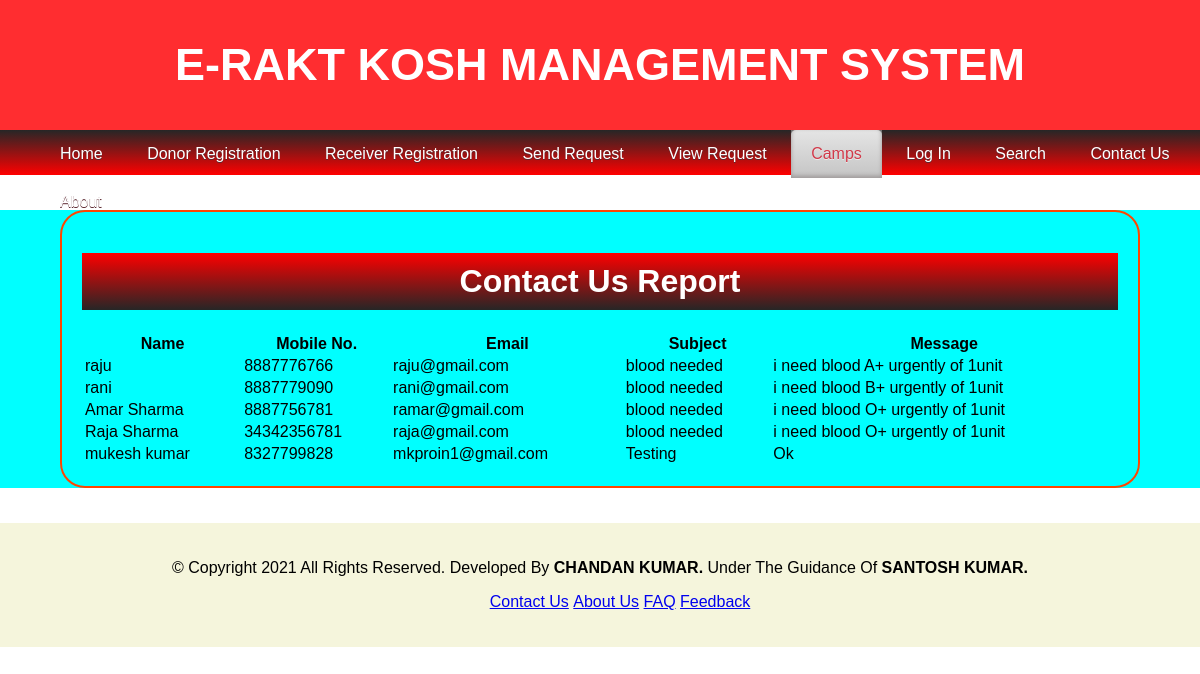
The app's page /phpreport/contactus_report.php with its own data.
### tables this page shows
CREATE TABLE `contact_us` (
  `name` varchar(50) DEFAULT NULL,
  `mobile` varchar(50) DEFAULT NULL,
  `email` varchar(50) DEFAULT NULL,
  `subject` varchar(50) DEFAULT NULL,
  `message` varchar(100) DEFAULT NULL
);

### phpreport/contactus_report.php (the view, shortened to what this page needs)
<?php
    $conn=mysqli_connect('localhost',"root","","blood_bank");
?>
<?php
    $query = "SELECT * FROM `contact_us`";
    $result = mysqli_query($conn, $query);
?>
<!DOCTYPE htmml>
<html>
	<head>
		<link rel="stylesheet" type="text/css" href="css/style.css">
	</head>
	<body>
		<div>
			<div style="width: 100%; height: 130px; background-color: #FF2D30;">
				<p style="color: white; text-align: center; font-size: 45px; line-height: 130px; font-weight: bold">E-RAKT KOSH MANAGEMENT SYSTEM
</p>
			</div>
			<div style="width: 100%; height: 45px; background-image: linear-gradient(#262626, red)">
				<ul class="nav">
					<li><a href="home.php">Home</a></li>
					<li><a href="donor_registration.php">Donor Registration</a></li>
					<li><a href="receiver_registration.php">Receiver Registration</a></li>
					<li><a href="send_request.php">send Request</a></li>
					<li><a href="view_request.php">View Request</a></li>
					<li class="active"><a href="camps.php">Camps</a></li>
					<li><a href="login.php">log In</a></li>
					<li><a href="search.php">Search</a></li>
					<li><a href="contactus.php">Contact Us</a></li>
					<li><a href="about.php">About</a></li>
				</ul>
			</div>
			<center style="background-color: aqua;">
				<div style="width: 90%; border: 2px solid orangered; margin-top: 35px; margin-bottom: 35px; padding: 20px; border-radius: 25px; ">
					<h1 style="background-image: linear-gradient(red, #262626); color: white; padding: 10px">Contact Us Report</h1>
					<table style="width: 100%">
						<th>Name</th>
						<th>Mobile No.</th>
						<th>Email</th>
						<th>Subject</th>
						<th>Message</th>
						<?php
				while($row= mysqli_fetch_array($result))
				{
			?>
			<tr>
				<td><?php echo $row["name"];?></td>
				<td><?php echo $row["mobile"];?></td>
				<td><?php echo $row["email"];?></td>
				<td><?php echo $row["subject"];?></td>
				<td><?php echo $row["message"];?></td>
			</tr>
			<?php
				}
				?>
					</table>
				</div>
			</center>
			<div style="width: 100%; background-color: beige; padding-top: 20px; padding-bottom: 20px;">
				<center>
					<p>&copy; Copyright 2021 All Rights Reserved. Developed By <strong>CHANDAN KUMAR.</strong> Under The Guidance Of <strong>SANTOSH KUMAR.</strong></p>
					<ul style="list-style: none;">
						<li><a href="contactus.php">Contact Us</a></li>
						<li><a href="about.php">About Us</a></li>
						<li><a href="faq.php">FAQ</a></li>
						<li><a href="feedback.php">Feedback</a></li>
					</ul>
				</center>
			</div>
		</div>
	</body>
</html>

### css/style.css (style rules this page uses)
* { box-sizing:border-box; }
body { font-family: open-sans; margin:0; }
.active,.dot:hover { background-color: #717171; }
body { font-family: Verdana,sans-serif; margin:0; }

### phpreport/contactus_report.php (style rules this page uses)
body { margin: 0; padding: 0; font-family: sans-serif; }
.nav { margin: 0; }
.nav li { display:inline-block; }
.nav li a { display:block; text-decoration:none; color:#ffffff; padding:15px 20px;0 font-size: 1em; text-transform: capitalize; text-shadow: 0 1px 0 #5C2830; }
.nav li.active a { text-shadow: 0 1px 0 #EBEBEB; color:#D13949; background: #E5E5E5; background: -moz-linear-gradient(top, #E5E5E5 0%, #C4C4C4 100%); background: -webkit-gradient(linear, left top, left bottom, color-stop(0%,#E5E5E5), color-stop(100%,#C4C4C4)); filter: progid:DXImageTransform.Microsoft.gradient( startColorstr='#E5E5E5', endColorstr='#C4C4C4',GradientType=0 ); -moz-border-radius:5px 5px 0 0; -webkit-border-radius:5px 5px 0 0; border-radius:5px 5px 0 0; box-shadow: inset 0px -2px 4px #9C9797; -webkit-box-shadow: inset 0px -2px 4px #9C9797; -moz-box-shadow: inset 0px -2px 4px #9C9797; -o-box-shadow: inset 0px -2px 4px #9C9797; }
li { display: inline-block; }

### records on screen
contact_us: name "raju", mobile "8887776766", email "raju@gmail.com", subject "blood needed", message "i need blood A+ urgently of 1unit"
contact_us: name "rani", mobile "8887779090", email "rani@gmail.com", subject "blood needed", message "i need blood B+ urgently of 1unit"
contact_us: name "Amar Sharma", mobile "8887756781", email "ramar@gmail.com", subject "blood needed", message "i need blood O+ urgently of 1unit"
contact_us: name "Raja Sharma", mobile "34342356781", email "raja@gmail.com", subject "blood needed", message "i need blood O+ urgently of 1unit"
contact_us: name "mukesh kumar", mobile "8327799828", email "mkproin1@gmail.com", subject "Testing", message "Ok"
